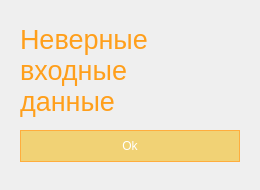
<?xml version="1.0" encoding="UTF-8"?>
<ui version="4.0">
 <class>Dialog</class>
 <widget class="QDialog" name="Dialog">
  <property name="geometry">
   <rect>
    <x>0</x>
    <y>0</y>
    <width>260</width>
    <height>190</height>
   </rect>
  </property>
  <property name="sizePolicy">
   <sizepolicy hsizetype="Preferred" vsizetype="Preferred">
    <horstretch>0</horstretch>
    <verstretch>0</verstretch>
   </sizepolicy>
  </property>
  <property name="minimumSize">
   <size>
    <width>260</width>
    <height>190</height>
   </size>
  </property>
  <property name="maximumSize">
   <size>
    <width>260</width>
    <height>190</height>
   </size>
  </property>
  <property name="windowTitle">
   <string>Ошибка</string>
  </property>
  <widget class="QWidget" name="widget" native="true">
   <property name="geometry">
    <rect>
     <x>10</x>
     <y>10</y>
     <width>240</width>
     <height>170</height>
    </rect>
   </property>
   <property name="styleSheet">
    <string notr="true">QLabel{
	color: #ff9f1b;
}

QLineEdit{
	border: 1px solid #ffad3d;
}

QPushButton{
	color:white;
	background-color: #f1d275;
	border: 1px solid #ffad3d;
	height: 30px;
}

QPushButton:pressed{
	background-color: #ff9d16;
	font-weight: bold;
}

QPushButton:hover{
	background-color: #ff9d16;
}

QTableView{
	border: 1px solid #ffad3d;
}

QTableView::section{
	background-color: #f1d275;
	color: white;
	border: 1px solid #ffad3d;
	font-size: 14pt;
}

QTableView::item{
	border: 1px solid #ffad3d;
	color: #ffa120;
}

QTableView::item:selected{
	font-weight: bold;
}</string>
   </property>
   <widget class="QLabel" name="incorect_input">
    <property name="geometry">
     <rect>
      <x>10</x>
      <y>10</y>
      <width>211</width>
      <height>101</height>
     </rect>
    </property>
    <property name="font">
     <font>
      <pointsize>20</pointsize>
     </font>
    </property>
    <property name="layoutDirection">
     <enum>Qt::LeftToRight</enum>
    </property>
    <property name="text">
     <string>Неверные
входные
данные</string>
    </property>
   </widget>
   <widget class="QPushButton" name="error_ok">
    <property name="geometry">
     <rect>
      <x>10</x>
      <y>120</y>
      <width>220</width>
      <height>32</height>
     </rect>
    </property>
    <property name="text">
     <string>Ok</string>
    </property>
   </widget>
  </widget>
 </widget>
 <resources/>
 <connections/>
</ui>
